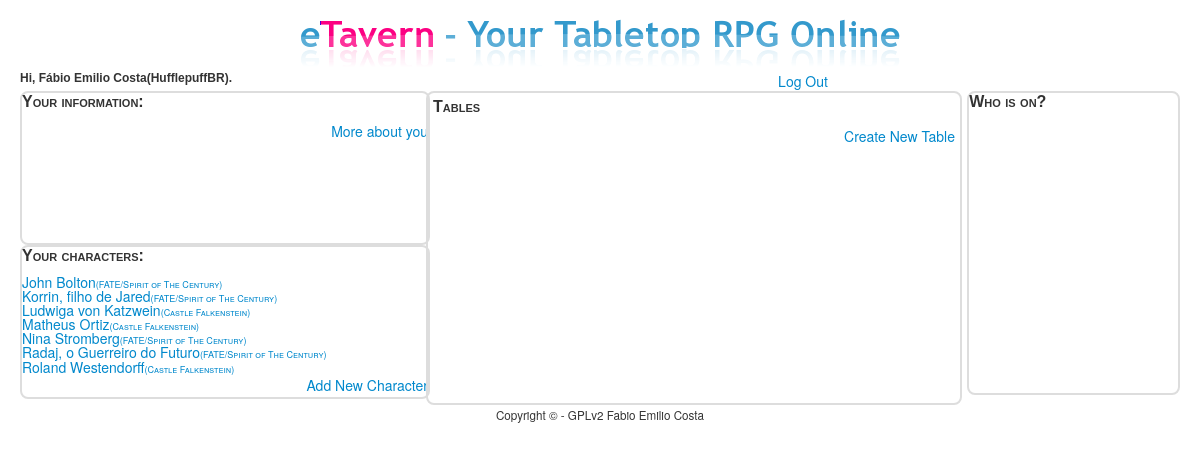
Page / (signed in) on the earlier database version.
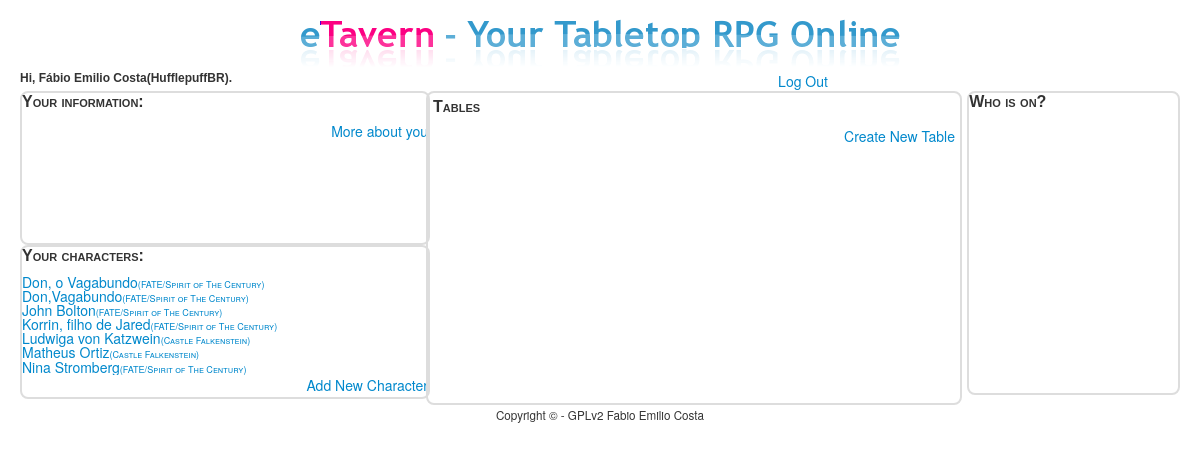
Same page on the later database version.
### tables this page shows
CREATE TABLE IF NOT EXISTS `user` (
  `id` bigint(20) NOT NULL AUTO_INCREMENT,
  `username` varchar(20) NOT NULL,
  `realname` varchar(60) NOT NULL DEFAULT 'Anonymous Coward',
  `email` varchar(30) NOT NULL,
  `password` varchar(40) NOT NULL,
  `master` tinyint(1) DEFAULT '0',
  `aboutYou` text,
  `site` varchar(255) DEFAULT NULL,
  `facebook` varchar(255) DEFAULT NULL,
  `twitter` varchar(100) DEFAULT NULL,
  `googleplus` varchar(255) DEFAULT NULL,
  PRIMARY KEY (`id`),
  UNIQUE KEY `username` (`username`,`email`)
);

CREATE TABLE IF NOT EXISTS `characters` (
  `id` bigint(20) NOT NULL AUTO_INCREMENT,
  `userid` bigint(20) NOT NULL,
  `char_name` varchar(100) NOT NULL,
  `system` varchar(100) NOT NULL,
  `base_desc` varchar(100) NOT NULL,
  `sheet` text,
  `history` text,
  PRIMARY KEY (`id`),
  UNIQUE KEY `userid` (`userid`,`char_name`,`system`)
);

### html/index.php (called while the page is built, shortened)
<?php
  $sheets=query("select * from characters where userid=? order by char_name,system",$_SESSION["id"]);
  $userinfo=query("select username,realname from user where id=?",$_SESSION["id"]);
  $js_function=<<<FUNCTION
$(document).ready(function() {
    whoIsOn();
    open_tables();
});
FUNCTION;
  render("tavern.php", ["title" => "Your Tavern - ".$_SESSION["realname"],
                        "realname" => $userinfo[0]['realname'],
                        "username" => $userinfo[0]['username'],
                        "sheets" => $sheets,
                        "jquery"=>$js_function,
                        "extraJS"=>["js/whoIsOn.js"]]);
?>

### templates/tavern.php (the view, shortened to what this page needs)
<div id="logTop">
  <div class="information">
    Hi, <?= $realname;?>(<?= $username?>).
  </div>
  <div id="menu">
    <a href="logout.php">Log Out</a>
  </div>
</div>
<div class="tavern">
  <div class="people">
    <div id="userinfo">
      <p class="headers">Your information:</p>
      <div class="newChar">
        <a href="aboutYou.php">More about you</a>
      </div>
    </div>
    <div id="chars">
      <p class="headers">Your characters:</p>
      <div class="charlist">
        <?php
          if ($sheets === false)
              print("Problem on database!");
          else if (count($sheets)===0)
              print("No sheets on your binder.");
          else
            foreach($sheets as $sheet):
        ?>
        <div class="charEntry">
          <a class="charlinks" href="sheetInfo.php?sheetid=<?= $sheet['id']?>">
            <?= $sheet['char_name']?><span class="charsystem">(<?= $sheet['system']?>)</span></a></div>
        <?php
                endforeach;
        ?>
      </div>
      <div class="newChar">
        <a href="newChar.php">Add New Character</a></div>
    </div>
  </div>
  <div class="info">
    <div class="tables">
      <p class="headers">Tables</p>
      <div class="newChar">
        <a href="newTable.php">Create New Table</a>
      </div>
    </div>
    <div class="loggedOn">
      <p class="headers">Who is on?</p>
    </div>
  </div>
</div>

### includes/functions.php (shortened to what this page needs)
<?php
    function query()
    {
        $sql = func_get_arg(0);
        $parameters = array_slice(func_get_args(), 1);
        static $handle;
        if (!isset($handle))
        {
            try
            {
                $handle = new PDO("mysql:dbname=" . DATABASE . ";host=" . SERVER, USERNAME, PASSWORD);
                $handle->setAttribute(PDO::ATTR_EMULATE_PREPARES, false);
            }
            catch (Exception $e)
            {
                trigger_error($e->getMessage(), E_USER_ERROR);
                exit;
            }
        }
        $statement = $handle->prepare($sql);
        $results = $statement->execute($parameters);
        if ($results !== false)
        {
            return $statement->fetchAll(PDO::FETCH_ASSOC);
        }
        else
        {
            return false;
        }
    }
    function render($template, $values = [])
    {
        if (file_exists("../templates/$template"))
        {
            extract($values);
            require("../templates/header.php");
            require("../templates/$template");
            require("../templates/footer.php");
        }
        else
        {
            trigger_error("Invalid template: $template", E_USER_ERROR);
        }
    }
?>

### templates/header.php (shortened to what this page needs)
<!DOCTYPE html>
<html>
    <head>
        <link href="css/bootstrap.css" rel="stylesheet"/>
        <link href="css/bootstrap-responsive.css" rel="stylesheet"/>
        <link href="css/styles.css" rel="stylesheet"/>
        <link href="css/chat.css" rel="stylesheet"/>
    </head>
    <body>
        <div class="container-fluid">
            <div id="top">
                <a href="/"><img alt="eTavern - Your Tabletop RPG Online" src="img/logo.png"/></a>
            </div>
            <div id="middle">

### templates/footer.php
            </div>
            <div id="bottom">
                Copyright &#169; - GPLv2 Fabio Emilio Costa
            </div>
        </div>
    </body>
</html>

### html/css/styles.css (style rules this page uses)
#top { text-align: center; }
#middle { text-align: center; width: 100%; }
#bottom { font-size: smaller; text-align: center; vertical-align: top; }
.people { float: left; width: 35%; display: table; }
#userinfo { border: 2px solid #DDDDDD; border-radius: 8px; width: 100%; height: 150px; text-align: left; display: table; }
.tavern { width: 100%; height: 300px; display: table; }
.tables { padding: 5px; border: 2px solid #DDDDDD; border-radius: 8px; width: 45%; height: 300px; text-align: left; display: table; float: left; }
.loggedOn { border: 2px solid #DDDDDD; border-radius: 8px; width: 18%; display: table; float: right; height: 300px; text-align: left; }
#chars { border: 2px solid #DDDDDD; border-radius: 8px; width: 100%; height: 150px; text-align: left; display: block; list-style: none; }
#menu { text-align: center; width: 65%; float: right; display: table; }
#logTop { float: top; width: 100%; display: table; }
.newChar { text-align: right; vertical-align: bottom; }
.information { text-align: left; font: 12px helvetica; font-weight: bold; width: 30%; display: table; float: left; }
.headers { text-align: left; font: 16px helvetica; font-weight: bold; font-variant: small-caps; }
.charEntry { line-height: 100%; }
.charlinks { width: 100%; display: list-item; }
.charlist { height: 100px; overflow: auto; }
.charsystem { height: 100%; line-height: 100%; font-size: 65%; font-variant: small-caps; vertical-align: center; }

Differences in the rows shown:
no longer on this page (row unchanged): characters: char_name "Radaj, o Guerreiro do Futuro", system "FATE/Spirit of The Century"
no longer on this page (row unchanged): characters: char_name "Roland Westendorff", system "Castle Falkenstein"
now on this page (row edited): characters: char_name "Don, o Vagabundo", system "FATE/Spirit of The Century"
added characters: char_name "Don,Vagabundo", system "FATE/Spirit of The Century"
